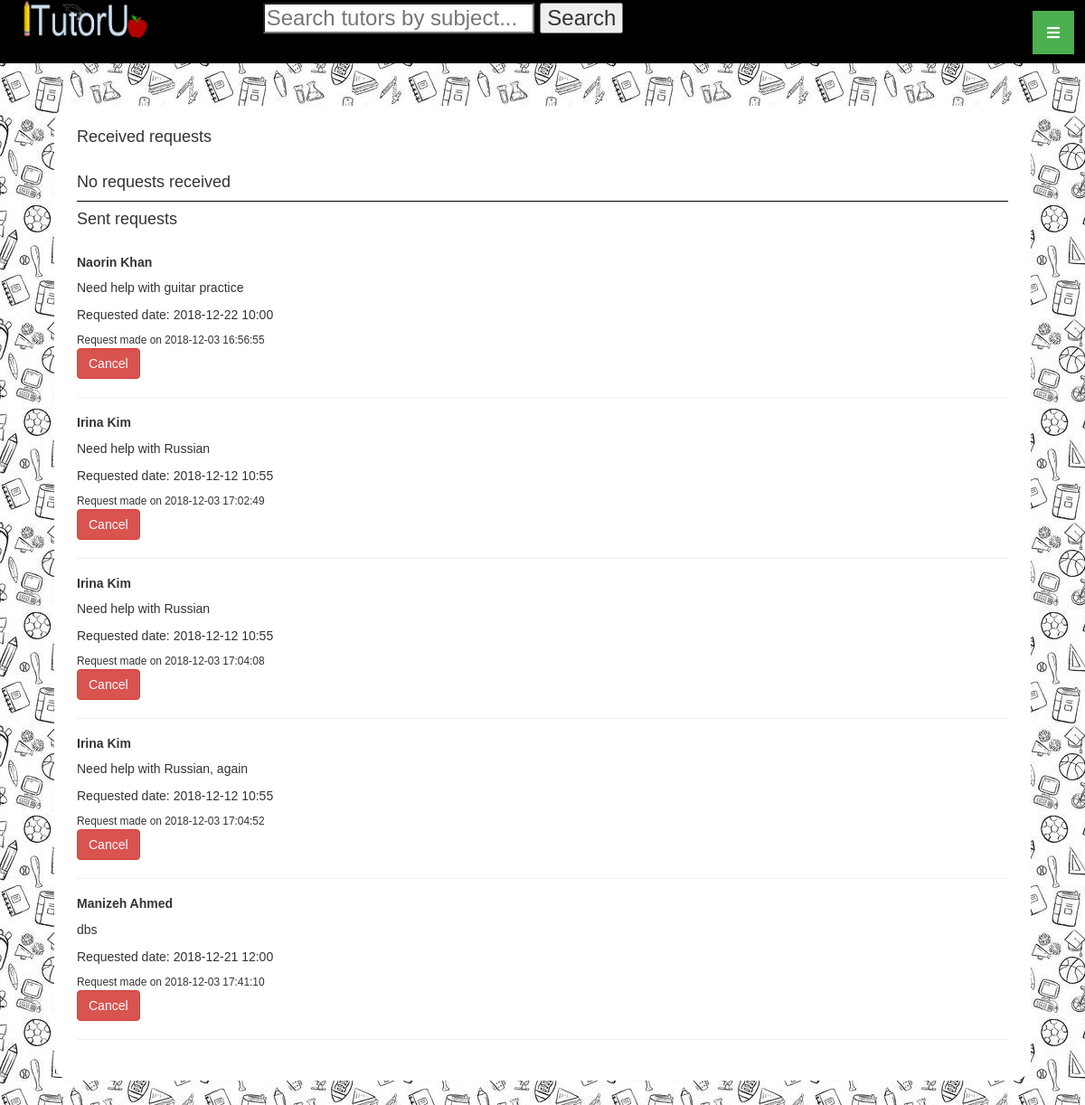
Before: /Request/index (signed in) with the older database file.
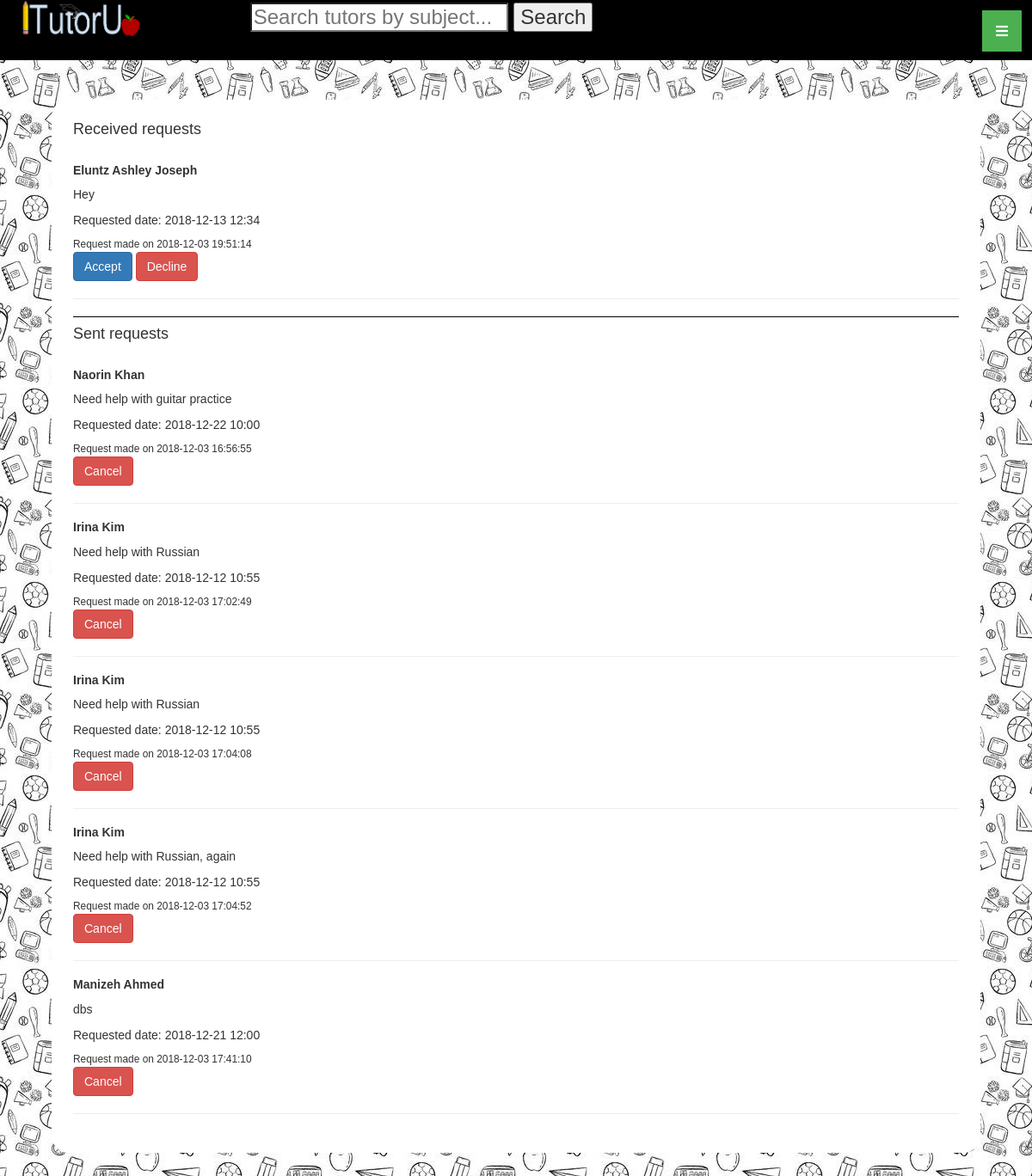
After: the same page with the newer database file.
### tables this page shows
CREATE TABLE `request` (
  `requestId` int(11) NOT NULL,
  `tutorId` int(11) NOT NULL,
  `userId` int(11) NOT NULL,
  `timestamp` timestamp NULL DEFAULT CURRENT_TIMESTAMP ON UPDATE CURRENT_TIMESTAMP,
  `details` varchar(500) DEFAULT NULL,
  `request_date` date DEFAULT NULL,
  `request_time` varchar(6) DEFAULT NULL,
  `status` varchar(10) NOT NULL DEFAULT 'pending'
);

CREATE TABLE `profile` (
  `userId` int(11) NOT NULL,
  `firstName` varchar(30) NOT NULL,
  `lastName` varchar(30) NOT NULL,
  `profileImagePath` varchar(1024) DEFAULT 'profile_default.jpg',
  `schoolId` int(11) NOT NULL,
  `programId` int(11) NOT NULL
);

### app/core/App.php (called while the page is built, shortened)
<?php
class App {
	protected $method = 'index';
	public function __construct() {
		$url = $this->parseUrl();
		if(file_exists('app/controllers/' . $url[0] . 'Controller.php')){
			unset($url[0]);
		}
		$this->controller = new $this->controller();
		if(isset($url[1])) {
			if(method_exists($this->controller, $url[1]) ){
				$this->method = $url[1];
			}
			unset($url[1]);
		}
		$this->params = $url ? array_values($url):[];
		call_user_func_array([$this->controller, $this->method], $this->params);
	}
	public function parseUrl() {
		if(isset($_GET['url'])){
			return $url = explode('/', filter_var(rtrim($_GET['url'], '/')), FILTER_SANITIZE_URL);
		}
	}
}
?>

### index.php (called while the page is built, shortened)
<?php
	$app = new App();
?>

### app/core/Model.php (called while the page is built, shortened)
<?php
class Model extends ModelCaller
{
	public function __construct() {
		$server = 'localhost';
		$DBName = 'itutorudb';
		$user = 'root';
		$pass = '';
	}
}
?>

### app/core/ModelCaller.php (called while the page is built, shortened)
<?php
class ModelCaller {
	public static function model($model) {
		if(file_exists('app/models/' . $model . '.php')) {
			return new $model();
		}
		else return null;
	}
}
?>

### app/models/User.php (called while the page is built, shortened)
<?php
class User extends Model
{
	public function isTutor() {
		$tutor = $this->model('Tutor');
		$current_tutor = $tutor->getTutorById($_SESSION['userId']);
		return $current_tutor != NULL;
	}
}
?>

### app/models/Tutor.php (called while the page is built, shortened)
<?php
class Tutor extends Model
{
	public function getTutorById($userId){
		$sql = "SELECT t.userId, p.firstName, p.lastName, p.profileImagePath, t.description, t.pay, t.timesTutored, t.rating FROM Tutor t, Profile p
		WHERE t.userId = p.userId AND t.userId=:userId";
        $stmt = self::$_connection->prepare($sql);
        $stmt->execute(['userId'=>$userId]);
        $stmt->setFetchMode(PDO::FETCH_CLASS, "Tutor");
		return $stmt->fetch();
	}
}
?>

### app/models/Request.php (called while the page is built, shortened)
<?php
class Request extends Model
{
	var $tutorId;
	var $userId;
	public function getReceivedRequests() {
		$sql = "SELECT * FROM request, profile WHERE request.userId = profile.userId
				AND tutorId = :tutorId AND status = 'pending'";
		$stmt = self::$_connection->prepare($sql);
		$stmt->execute(['tutorId'=>$this->tutorId]);
		$stmt->setFetchMode(PDO::FETCH_CLASS, 'Request');
		return $stmt->fetchAll();
	}
	public function getSentRequests() {
		$sql = "SELECT * FROM request r, profile p WHERE r.tutorId = p.userId
				AND r.userId = :userId AND status = 'pending'";
		$stmt = self::$_connection->prepare($sql);
		$stmt->execute(['userId'=>$this->userId]);
		$stmt->setFetchMode(PDO::FETCH_CLASS, 'Request');
		return $stmt->fetchAll();
	}
}
?>

### app/views/Request/index.php (the view, shortened to what this page needs)
<html>
	<head>
		<?php include_once('app/views/Default/stylesheet_links.php') ?>
	</head>
	<body>
		<?php include_once('app/views/Default/header.php') ?>
			<div class="content_block">
				<?php $user = $this->model('User');
				if($user->isTutor()){ ?>
					<h4 style="display:inline">Received requests</h4>
					<br/><br/>
					<?php $received_requests = $data['received_requests'] ?>
					<div class="" style="border-bottom: solid 1px black; margin-bottom: 10px">
						<?php
							foreach($received_requests as $request){
								print("
									<div class='card'>
									  <h5 class=''><b>$request->firstName $request->lastName</b></h5>
									  <div class='card-body'>
									    <p class='card-text'>$request->details</p>
									    <p class='card-text'>Requested date: $request->request_date $request->request_time</p>
									    <small>Request made on $request->timestamp</small><br/>
									    <a href='/Request/accept/$request->requestId' class='btn btn-primary'>Accept</a>
									    <a href='' class='btn btn-danger'>Decline</a>
									  </div>
									</div><hr/>");
								}
							if(count($received_requests) == 0){
							print("<h4>No requests received</h4>");
							}
						?>
					</div>
				<?php }?>
				<h4 style="display:inline">Sent requests</h4>
				<br/><br/>
				<?php $sent_requests = $data['sent_requests'] ?>
				<div class="">
					<?php
						foreach($sent_requests as $request){
							print("
									<div class='card'>
									  <h5 class=''><b>$request->firstName $request->lastName</b></h5>
									  <div class='card-body'>
									    <p class='card-text'>$request->details</p>
									    <p class='card-text'>Requested date: $request->request_date $request->request_time</p>
									    <small>Request made on $request->timestamp</small><br/>
									    <a href='' class='btn btn-danger'>Cancel</a>
									  </div>
									</div><hr/>");
						}
					?>
				</div>
			</div>
	</body>
</html>

### app/controllers/RequestController.php (shortened to what this page needs)
<?php
class RequestController extends Controller {
	public function index() {
		if(isset($_SESSION['userId'])){
			$request = $this->model('Request');
			$received_requests = [];
			$user = $this->model('User');
			if($user->isTutor()){
				$request->tutorId = $_SESSION['userId'];
				$received_requests = $request->getReceivedRequests();
			}
			$request->userId = $_SESSION['userId'];
			$sent_requests = $request->getSentRequests();
			$this->view('Request/index', ['received_requests'=>$received_requests, 'sent_requests'=>$sent_requests]);
		}
		else
			header('location:/');
	}
}
?>

### app/core/Controller.php
<?php
class Controller extends ModelCaller
{
	public function view($view, $data = []) {
		if(file_exists('app/views/' . $view . '.php')) {
			require_once 'app/views/' . $view . '.php';
		}
		else echo "Cannot load view $view: file not found!";
	}
}
?>

### app/views/Default/stylesheet_links.php (shortened to what this page needs)
<link rel="stylesheet" href="https://maxcdn.bootstrapcdn.com/bootstrap/3.3.7/css/bootstrap.min.css">
		<link rel="stylesheet" href="../../../css/default_styles.css" type="text/css" />
		<link rel="stylesheet" href="https://use.fontawesome.com/releases/v5.5.0/css/all.css">

### app/views/Default/header.php (shortened to what this page needs)
<header class="main">
	<a href="/User/home"><img src="/images/logo1.png" /></a>
	<form method="get" action="/Tutor/search" style="display: inline">
		<span id="search_bar">
			<input type="search" name="search" placeholder="Search tutors by subject..." />
			<button>Search</button>
		</span>
	</form>
	<span class="dropdown">
	  	<button style="" class="dropbtn"><i class="fas fa-bars"></i></button>
	</span>
</header>

### css/default_styles.css (style rules this page uses)
body { padding: 0px; margin: 0px; position: relative; background-image: url("../images/default.jpg"); font-family: 'Arial', sans-serif; }
header { height: 70px; background-color: black; font: x-large sans-serif; text-align: left; text-indent: 20px; }
header a { cursor: pointer; }
header img, #profileImage { margin-right: 10%; }
header #search_bar { margin-right: 5%; }
header #search_bar input { width: 25%; }
header .dropdown { float: right; margin-right: 1%; margin-top: 1%; }
header img { width: 12%; }
.content_block { overflow: auto; position: relative; padding: 25px; background-color: white; border-radius: 20px; width: 90%; margin: 5%; top: -1%; min-height: 80%; }
.dropbtn { background-color: #4CAF50; color: white; padding: 16px; font-size: 16px; border: none; }
.dropdown { position: relative; display: inline-block; }

Changed rows visible on the page:
added request: profile.firstName "Eluntz Ashley", profile.lastName "Joseph", details "Hey", request_date "2018-12-13", request_time "12:34", timestamp "2018-12-03 19:51:14", shown under "Received requests"
Other visible differences:
text no longer shown: "No requests received"
